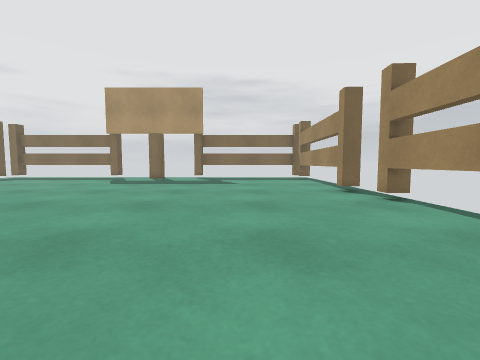
[1] (above)

18 first-person views from a walk through a Unity game level. The camera is 0.59 m above the floor, tilts 4° down and sees 90° across. The floor is counted in squares, 0.5 m on a side. Each view is taken from the middle of a square. On the plan, view 1 faces up. The plan holds only what a view shows up to about 11 squares ahead; the rest is blank. The place goes on beyond the plan. The player is left out.

[2]
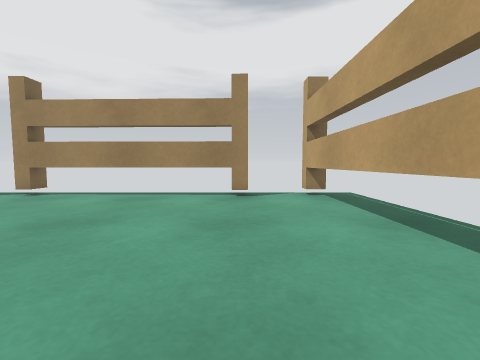

[3]
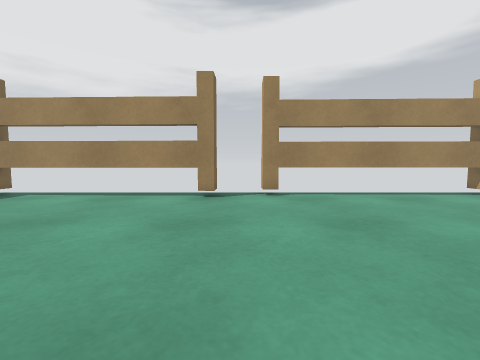

[4]
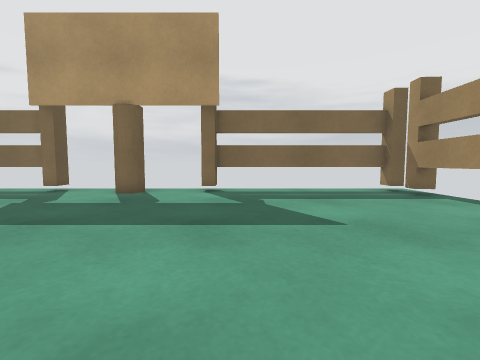

[5]
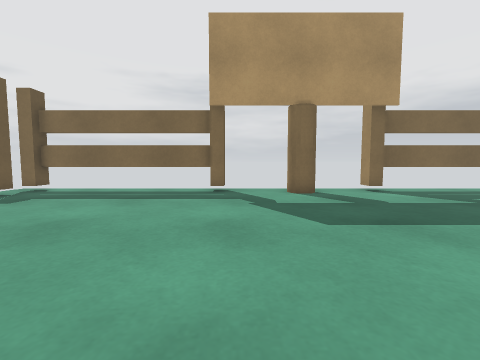

[6]
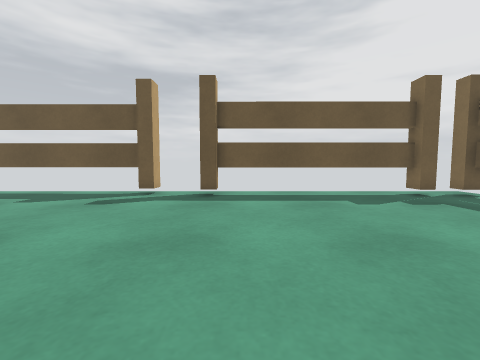

[7]
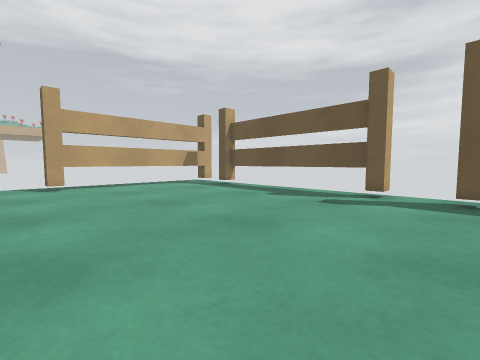

[8]
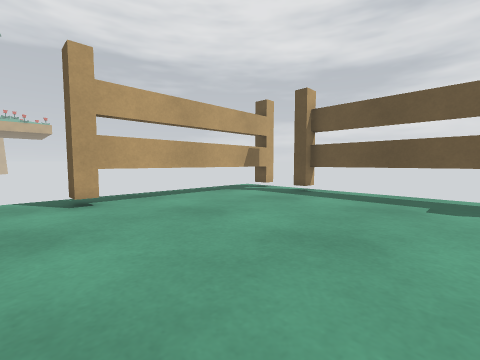

[9]
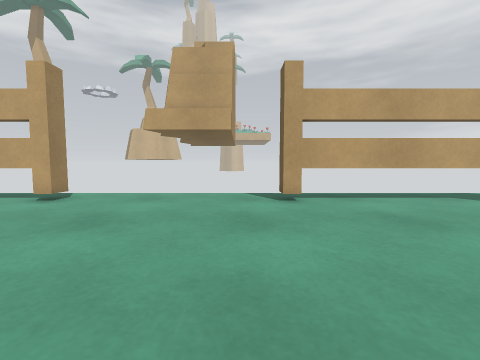

[10]
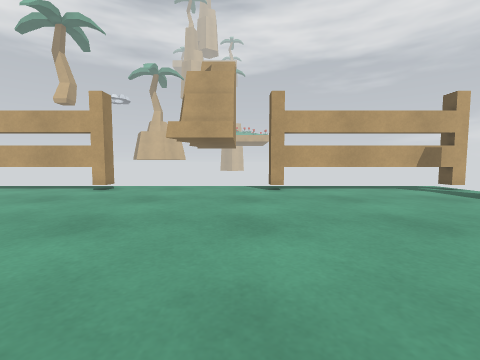

[11]
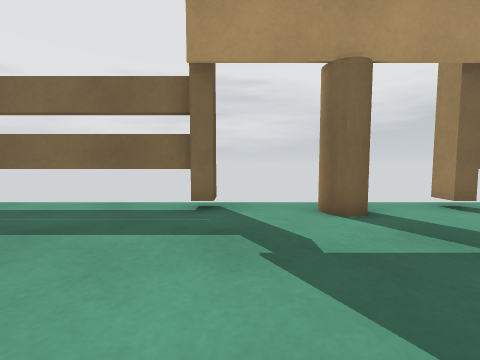

[12]
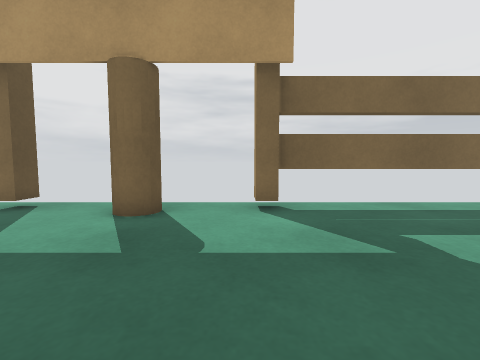

[13]
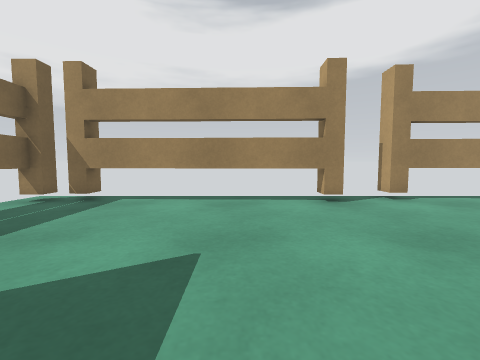

[14]
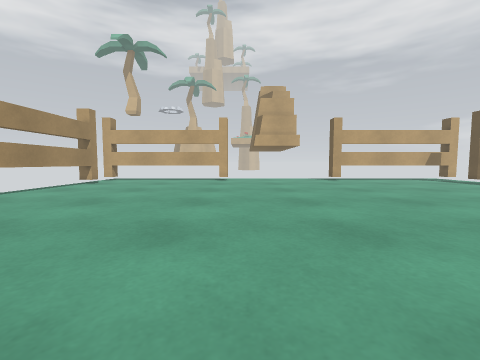

[15]
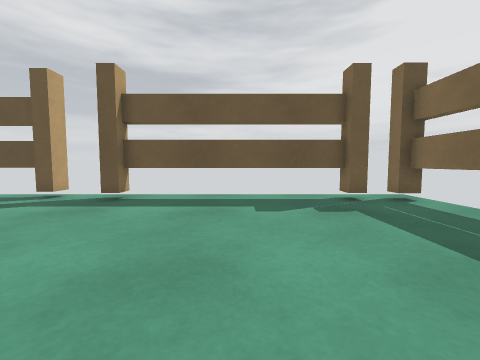

[16]
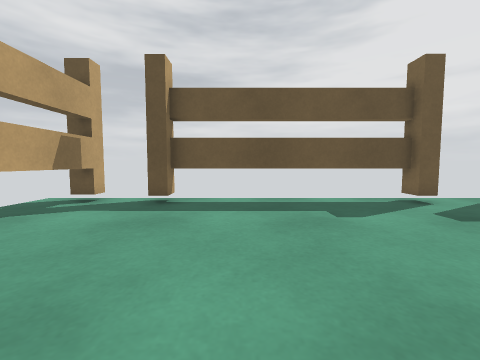

[17]
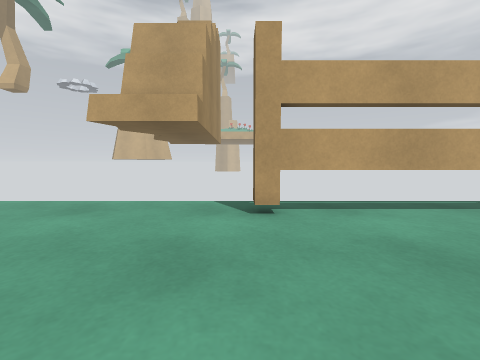

[18]
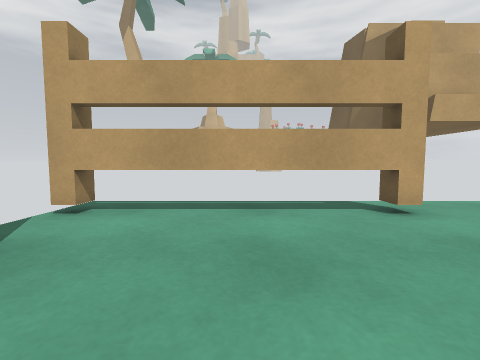

### Floor plan
Key: @ floor where view 1 was taken; # wall or solid block; x gap in a wall; . floor; T thing the floor can be seen under or through; O other object.
Columns run from 19 left of view 1 to 6 right of it. Each row starts with its distance up from view 1.
 20  ........................
 19  TTTTTTTTT..OO..TTTTTTTTT
 18  #......................x
 17  #......................#
 16  #......................#
 15  #......................#
 14  #......................#
 13  #......................#
 12  #......................#
 11  #.....................##
 10  #.....................##
  9  ........................
  8 ##......................##
  7 ##......................#
  6 #.......................#
  5 #.......................#
  4 #.......................#
  3 #.......................#
  2 #.......................#
  1 #.......................#
  0 ##.................@....#
 -1  ........................
 -2  ........................
 -3 #TTTTTTTT.......TTTTTTTTx
 -4  ........................

Where each view was taken, in squares from view 1:
view 1: 0 up, 0 right, facing up
view 2: 0 up, 4 left, facing right
view 3: 9 up, 4 left, facing right
view 4: 9 up, 2 left, facing up
view 5: 9 up, 9 left, facing up
view 6: 11 up, 9 left, facing left
view 7: 10 up, 9 left, facing down-left
view 8: 5 up, 9 left, facing down-left
view 9: 5 up, 9 left, facing down
view 10: 8 up, 9 left, facing down
view 11: 13 up, 9 left, facing up
view 12: 13 up, 4 left, facing up
view 13: 13 up, 3 left, facing right
view 14: 14 up, 4 left, facing down
view 15: 14 up, 10 left, facing left
view 16: 2 up, 11 left, facing left
view 17: 3 up, 10 left, facing down
view 18: 3 up, 1 right, facing down
